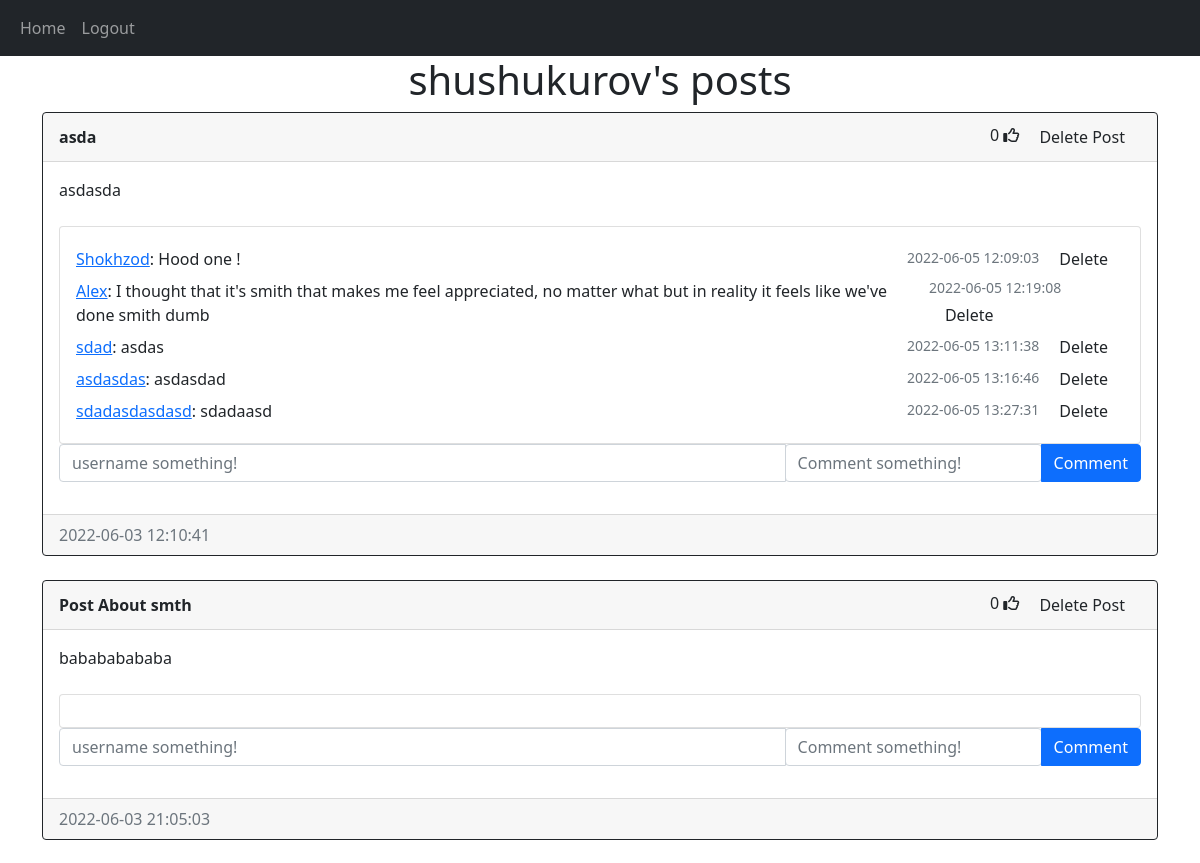
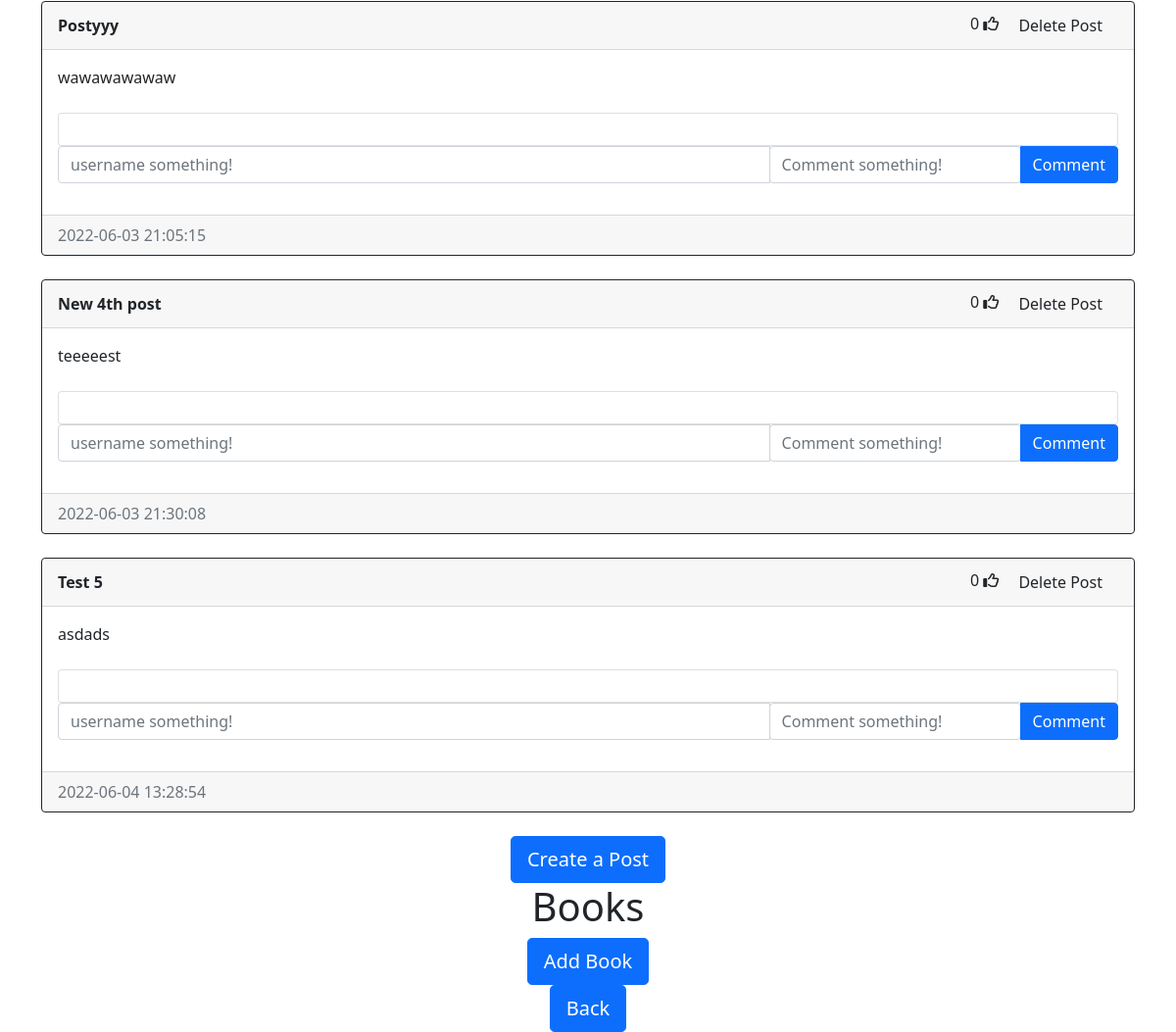
Page /posts/shushukurov (signed in) on the committed database (2 pictures, top to bottom).
### website/models.py (models this page shows)
class User(db.Model, UserMixin):
    id = db.Column(db.Integer, primary_key=True)
    email = db.Column(db.String(150), unique=True)
    username = db.Column(db.String(150), unique=True)
    password = db.Column(db.String(150))
    date_created = db.Column(db.DateTime(timezone=True), default=func.now())
    posts = db.relationship('Post', backref='user', passive_deletes=True)
    comments = db.relationship('Comment', backref='user', passive_deletes=True)
    likes = db.relationship('Like', backref='user', passive_deletes=True)

class Post(db.Model):
    id = db.Column(db.Integer, primary_key=True)
    text = db.Column(db.Text, nullable=False)
    name = db.Column(db.Text, nullable = False)
    date_created = db.Column(db.DateTime(timezone=True), default=func.now())
    author = db.Column(db.Integer, db.ForeignKey(
        'user.id', ondelete="CASCADE"), nullable=False)
    comments = db.relationship('Comment', backref='post', passive_deletes=True)
    likes = db.relationship('Like', backref='post', passive_deletes=True)

class Comment(db.Model):
    id = db.Column(db.Integer, primary_key=True)
    text = db.Column(db.String(200), nullable=False)
    date_created = db.Column(db.DateTime(timezone=True), default=func.now())
    author = db.Column(db.Integer, db.ForeignKey(
        'user.id', ondelete="CASCADE"), nullable=False)
    post_id = db.Column(db.Integer, db.ForeignKey(
        'post.id', ondelete="CASCADE"), nullable=False)

### website/views.py (the view)
@views.route("/posts/<username>")
@login_required
def posts(username):
    user = User.query.filter_by(username=username).first()
    if not user:
        flash('No user with that username exists.', category='error')
        return redirect(url_for('views.home'))
    posts = user.posts
    return render_template("posts.html", user=current_user, posts=posts, username=username)

### website/__init__.py (called while the page is built)
def create_app():
    app = Flask(__name__)
    app.config['SECRET_KEY'] = "helloworld"
    app.config['SQLALCHEMY_DATABASE_URI'] = f'sqlite:///{DB_NAME}'
    db.init_app(app)
    from .views import views
    from .auth import auth
    app.register_blueprint(views, url_prefix="/")
    app.register_blueprint(auth, url_prefix="/")
    from .models import User, Post, Comment, Like
    create_database(app)
    login_manager = LoginManager()
    login_manager.login_view = "auth.login"
    login_manager.init_app(app)
    @login_manager.user_loader
    def load_user(id):
        return User.query.get(int(id))
    return app

### website/templates/posts.html (shortened to what this page needs)
{% extends "posts_div.html" %}  {% block header %} {{username}}'s posts {% endblock %} {% block footer %}
<div align="center">
  <a href="/home"
    ><button type="button" class="btn btn-primary btn-lg">Back</button></a
  >
</div>
{% endblock %}

### website/templates/posts_div.html (shortened to what this page needs)
{% extends "base.html" %} {% block title %}Home{% endblock %} {% block content
%}
<h1 align="center">{% block header %}Posts{% endblock %}</h1>
<div id="posts">
  {% for post in posts %}
  <div class="card border-dark">
    <div class="card-header d-flex justify-content-between align-items-center">
      <a><b>{{post.name}}</b></a>
      <div>
        <span id="likes-count-{{post.id}}">
        {{ post.likes|length }}</span>
        {% if user.id in post.likes|map(attribute="author")|list %}
        <i
          class="fas fa-thumbs-up"
          id="like-button-{{post.id}}"
          onclick="like({{post.id}})"
        ></i>
        {% else %}
        <i
          class="far fa-thumbs-up"
          id="like-button-{{post.id}}"
          onclick="like({{post.id}})"
        ></i>
        {% endif %} {% if user.id == post.author %}
        <div class="btn-group">
              <a href="/delete-post/{{post.id}}" class="dropdown-item"
                >Delete Post</a
              >
        </div>
        {% endif %}
      </div>
    </div>
    <div class="card-body">
      <div class="card-text">{{post.text}}</div>
      <br />
        <div class="card">
          <div class="card-body" id="comments-expanded-{{post.id}}">
            {% for comment in post.comments %}
            <div class="d-flex justify-content-between align-items-center">
              <div>
                <a href="/posts/{{comment.user.username}}"
                  >{{comment.author}}</a
                >: {{comment.text}}
              </div>
              <div>
                <small class="text-muted"> {{comment.date_created}}</small>
                {% if user.id == comment.author or user.id == post.author %}
                <div class="btn-group">
                      <a
                        href="/delete-comment/{{comment.id}}"
                        class="dropdown-item"
                        >Delete</a
                      >
                </div>
                {% endif %}
              </div>
            </div>
            {% endfor %}
          </div>
        </div>
      <form
        class="input-group mb-3"
        method="POST"
        action="/create-comment/{{post.id}}"
      >
      <input
          type="username"
          id="username"
          name="username"
          class="form-control"
          placeholder="username something!"
        />
        <div>
        <input
          type="text"
          id="text"
          name="text"
          class="form-control"
          placeholder="Comment something!"
        />
      </div>
        <button type="submit" class="btn btn-primary">Comment</button>
      </form>
    </div>
    <div class="card-footer text-muted">{{post.date_created}}</div>
  </div>
  <br/ > {% endfor %}
</div>
<div align="center">
  <a href="/create-post"
    ><button type="button" class="btn btn-primary btn-lg">
      Create a Post
    </button></a
  >
</div>
<h1 align="center">Books</h1>
<div align="center">
  <a href="/add_book"
    ><button type="button" class="btn btn-primary btn-lg">
      Add Book
    </button></a
  >
</div>
{% block footer %}
{% endblock %} {% endblock %}

### rows in the picture
User: username "shushukurov"
Post: name "asda", likes|length "0", text "asdasda", date_created "2022-06-03 12:10:41"
Comment: author "Shokhzod", text "Hood one !", date_created "2022-06-05 12:09:03"
Comment: author "Alex", text "I thought that it's smith that makes me feel appreciated, no matter what but in reality it feels like we've done smith dumb", date_created "2022-06-05 12:19:08"
Comment: author "sdad", text "asdas", date_created "2022-06-05 13:11:38"
Comment: author "asdasdas", text "asdasdad", date_created "2022-06-05 13:16:46"
Comment: author "sdadasdasdasd", text "sdadaasd", date_created "2022-06-05 13:27:31"
Post: name "Post About smth", likes|length "0", text "babababababa", date_created "2022-06-03 21:05:03"
Post: name "Postyyy", likes|length "0", text "wawawawawaw", date_created "2022-06-03 21:05:15"
Post: name "New 4th post", likes|length "0", text "teeeeest", date_created "2022-06-03 21:30:08"
Post: name "Test 5", likes|length "0", text "asdads", date_created "2022-06-04 13:28:54"
